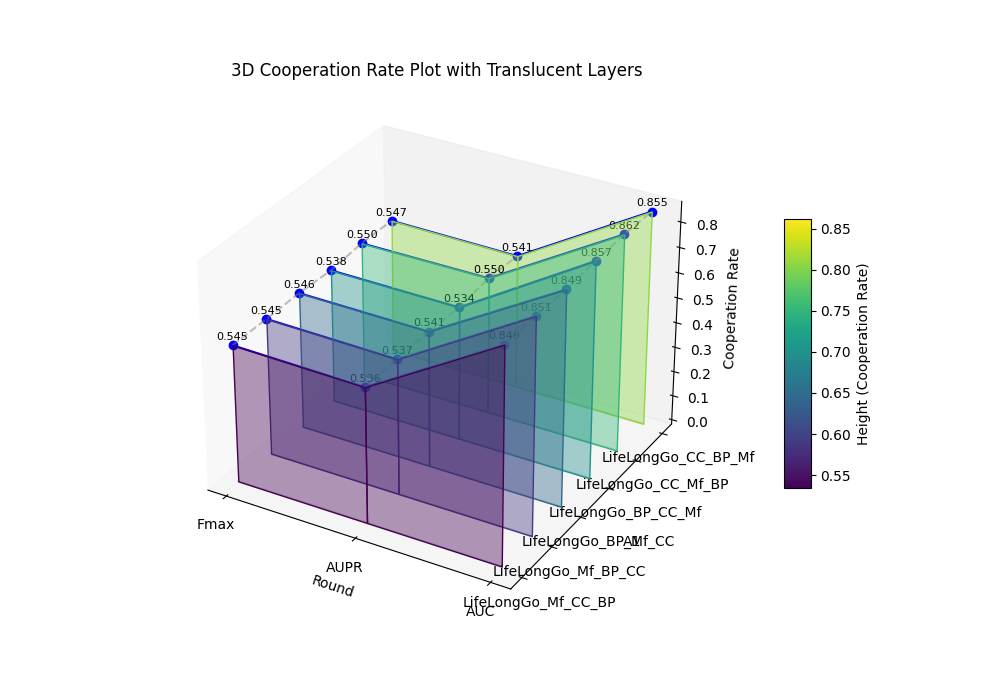

Write the Python code that produced this figure.
import numpy as np
import matplotlib.pyplot as plt
from mpl_toolkits.mplot3d.art3d import Poly3DCollection

# Sample data
A1 = ['LifeLongGo_Mf_CC_BP', 'LifeLongGo_Mf_BP_CC', 'LifeLongGo_BP_Mf_CC', 'LifeLongGo_BP_CC_Mf', 'LifeLongGo_CC_Mf_BP', 'LifeLongGo_CC_BP_Mf']
Rounds = ['Fmax', 'AUPR', 'AUC']
Cooperation_rate = np.array([
    [0.545, 0.536, 0.849],
    [0.545, 0.537, 0.851],
    [0.546, 0.541, 0.849],
    [0.538, 0.534, 0.857],
    [0.55, 0.55, 0.862],
    [0.547, 0.541, 0.855]
])

# Adjust meshgrid for correct axis labeling
X, Y = np.meshgrid(np.arange(len(Rounds)), np.arange(len(A1)))

fig = plt.figure(figsize=(10, 7))
ax = fig.add_subplot(111, projection='3d')

# Plot each line and fill with translucent planes
for i in range(Cooperation_rate.shape[0]):
    ax.plot(X[i], Y[i], Cooperation_rate[i], 'o-', color='blue')
    ax.plot(X[i], Y[i], np.zeros_like(Cooperation_rate[i]), color='gray', alpha=0.3)

# Add translucent color planes between each line and base
for i in range(len(A1)):
    for j in range(len(Rounds) - 1):
        verts = [
            [X[i, j], Y[i, j], 0],
            [X[i, j + 1], Y[i, j + 1], 0],
            [X[i, j + 1], Y[i, j + 1], Cooperation_rate[i, j + 1]],
            [X[i, j], Y[i, j], Cooperation_rate[i, j]]
        ]
        ax.add_collection3d(Poly3DCollection([verts], color=plt.cm.viridis(i / len(A1)), alpha=0.4))

# Annotate each point with its value
for i in range(Cooperation_rate.shape[0]):
    for j in range(Cooperation_rate.shape[1]):
        ax.text(X[i, j], Y[i, j], Cooperation_rate[i, j] + 0.02,
                f'{Cooperation_rate[i, j]:.3f}', color='black', ha='center', fontsize=8)

# Draw dotted lines connecting corresponding points across layers
for j in range(Cooperation_rate.shape[1]):
    ax.plot(X[:, j], Y[:, j], Cooperation_rate[:, j], '--', color='gray', alpha=0.5)

# Add color bar for height indication
mappable = plt.cm.ScalarMappable(cmap='viridis')
mappable.set_array(Cooperation_rate)
cbar = plt.colorbar(mappable, shrink=0.5, aspect=10, pad=0.1)
cbar.set_label('Height (Cooperation Rate)')

# Set labels, title, and grid visibility
ax.set_xlabel('Round')
ax.set_ylabel('A1')
ax.set_zlabel('Cooperation Rate')
ax.set_title('3D Cooperation Rate Plot with Translucent Layers')
ax.set_xticks(np.arange(len(Rounds)))
ax.set_xticklabels(Rounds)
ax.set_yticks(np.arange(len(A1)))
ax.set_yticklabels(A1)
ax.grid(False)

plt.savefig('111.png')
plt.show()
